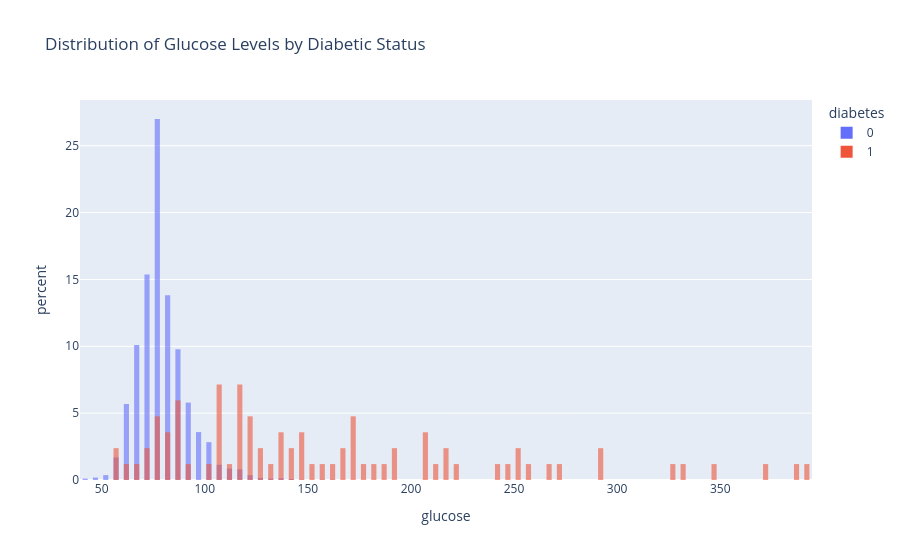

Notebook cell for this chart:
### Code cell
fig = px.histogram(
    heart_diagnostic,
    x='glucose',              # glucose on x-axis, not y
    color='diabetes',
    nbins=85,
    barmode='overlay',        # overlay instead of stacking
    histnorm='percent',       # compare shape/proportion, not raw count
    opacity=0.6,
    title='Distribution of Glucose Levels by Diabetic Status'
)
fig.update_layout(bargap=0.5)
fig.show()

### Figure 1 — Plotly figure (JSON) as saved in the notebook; plotly's stock layout.template omitted (floating-point values rounded to 4 significant figures; data arrays with more than 128 entries replaced by an {"elided": "..."} marker saying what was removed)
{"data": [{"bingroup": "x", "histnorm": "percent", "hovertemplate": "diabetes=0<br>glucose=%{x}<br>percent=%{y}<extra></extra>", "legendgroup": "0", "marker": {"color": "#636efa", "opacity": 0.6, "pattern": {"shape": ""}}, "name": "0", "nbinsx": 85, "orientation": "v", "showlegend": true, "type": "histogram", "x": {"elided": "3852 float values"}, "xaxis": "x", "yaxis": "y"}, {"bingroup": "x", "histnorm": "percent", "hovertemplate": "diabetes=1<br>glucose=%{x}<br>percent=%{y}<extra></extra>", "legendgroup": "1", "marker": {"color": "#EF553B", "opacity": 0.6, "pattern": {"shape": ""}}, "name": "1", "nbinsx": 85, "orientation": "v", "showlegend": true, "type": "histogram", "x": [55.0, 126.0, 78.0, 73.0, 120.0, 105.0, 115.0, 160.0, 110.0, 123.0, 145.0, 205.0, 216.0, 144.0, 172.0, 86.0, 63.0, 186.0, 223.0, 78.0, 89.0, 66.0, 325.0, 268.0, 274.0, 292.0, 91.0, 115.0, 255.0, 148.0, 103.0, 132.0, 173.0, 206.0, 140.0, 386.0, 155.0, 215.0, 150.0, 78.0, 147.0, 87.0, 81.0, 108.0, 170.0, 254.0, 394.0, 124.0, 244.0, 78.0, 183.0, 85.0, 57.0, 80.0, 137.0, 119.0, 107.0, 167.0, 135.0, 207.0, 73.0, 177.0, 119.0, 250.0, 136.0, 116.0, 107.0, 294.0, 166.0, 125.0, 108.0, 88.0, 332.0, 109.0, 348.0, 248.0, 116.0, 370.0, 173.0, 193.0, 191.0, 210.0, 80.0, 120.0], "xaxis": "x", "yaxis": "y"}], "layout": {"bargap": 0.5, "barmode": "overlay", "legend": {"title": {"text": "diabetes"}, "tracegroupgap": 0}, "title": {"text": "Distribution of Glucose Levels by Diabetic Status"}, "xaxis": {"anchor": "y", "domain": [0, 1], "title": {"text": "glucose"}}, "yaxis": {"anchor": "x", "domain": [0, 1], "title": {"text": "percent"}}}}
